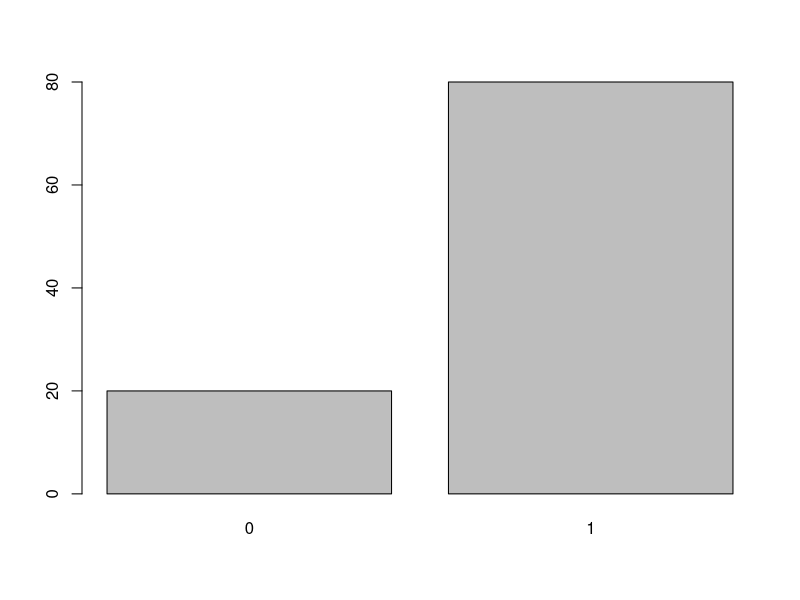
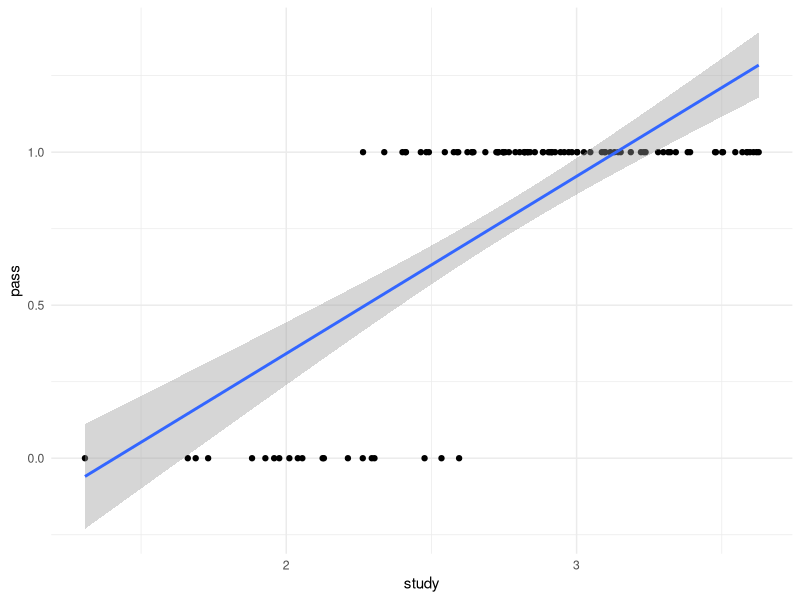
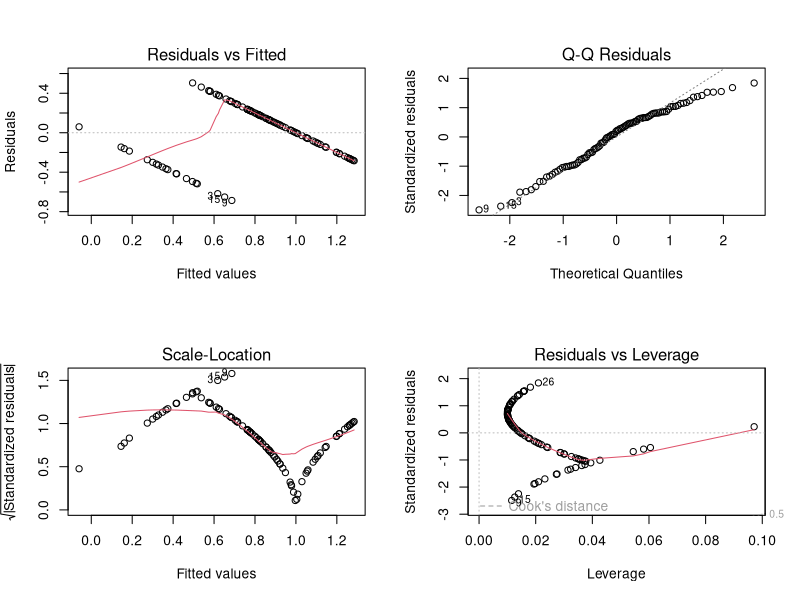
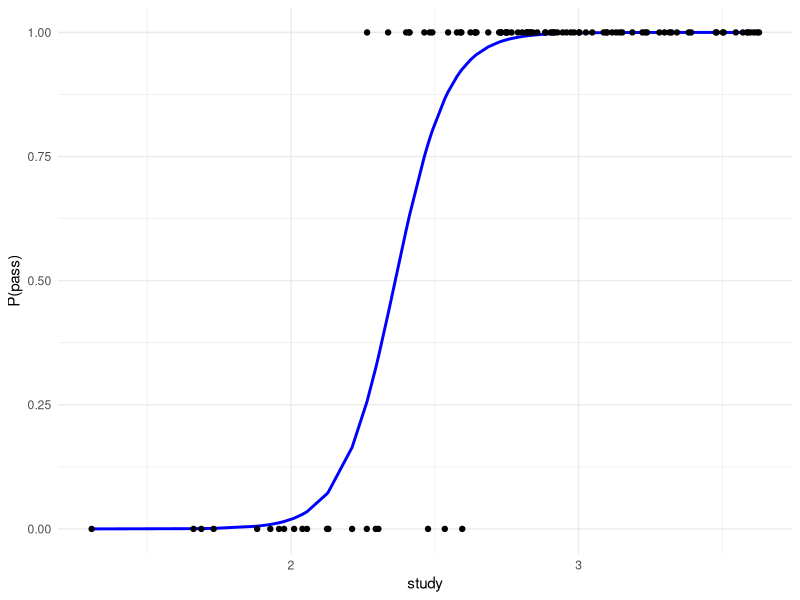

Write R code to recreate these figures, in order.
## ---- chunk 1
knitr::opts_chunk$set(comment = "", message = FALSE)
library(dplyr)
library(ggplot2)
## ---- chunk 2
set.seed(2)
pass  <- rep(0:1, c(20, 80))
study <- rnorm(100, pass + 2, 0.3)
barplot(table(pass))
## ---- chunk 3
ggplot(data.frame(pass, study), aes(study, pass)) +
  geom_point() +
  geom_smooth(method = "lm") +
  theme_minimal()
## ---- chunk 4
p <- lm(pass ~ study)

par(mfrow = c(2, 2))
plot(p)
## ---- chunk 5
pass.glm <- glm(pass ~ study, family = binomial)
summary(pass.glm)
## ---- chunk 6
d <- data.frame(pass, study, pred = predict(pass.glm, type = "response"))

ggplot(d) +
  geom_line(aes(study, pred), col="blue", linewidth = 1) +
  geom_point(aes(study, pass)) + labs(y = "P(pass)") +
  theme_minimal()
## ---- chunk 7
summary(lm(am ~ disp, mtcars))
## ---- chunk 8
summary(glm(am ~ disp, binomial, mtcars))
## ---- chunk 9
glm(pass ~ 1, binomial)
## ---- chunk 10
glm(pass ~ study, binomial)
